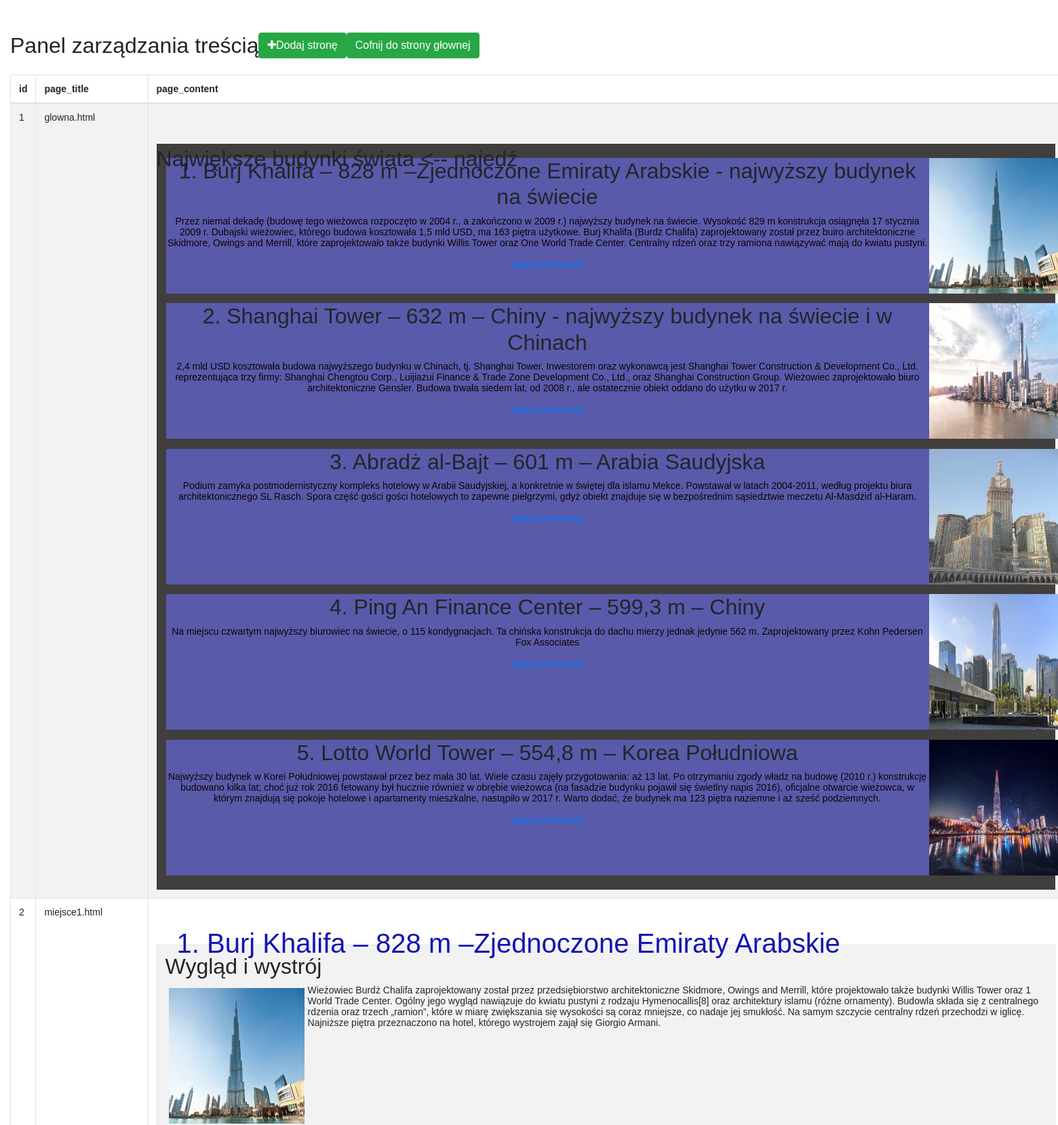
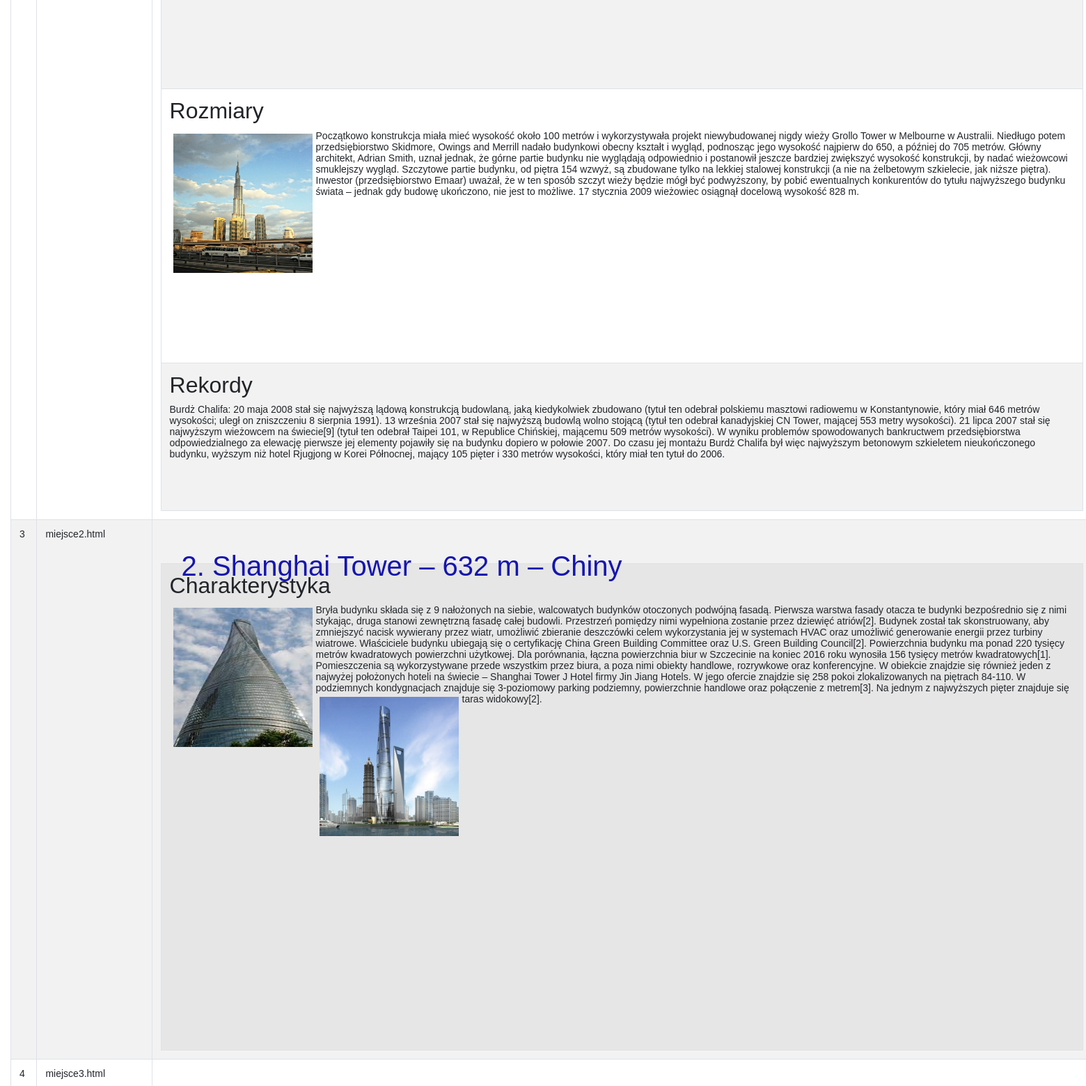
Screenshot of /strona/read_admin.php (signed in, upper part) with the database file from the repository (2 pictures, top to bottom).
### tables this page shows
CREATE TABLE `page_list` (
  `id` int(11) NOT NULL,
  `page_title` varchar(255) NOT NULL,
  `page_content` text NOT NULL,
  `status` int(11) NOT NULL DEFAULT 1,
  `aliad` varchar(20) DEFAULT NULL
);

### strona/read_admin.php (the view, shortened to what this page needs)
<!DOCTYPE html>
<html>
<head>
    <link rel="stylesheet" href="../stronahtml/css/styles.css" type="text/css" />
    <link rel="stylesheet" href="https://stackpath.bootstrapcdn.com/bootstrap/4.5.2/css/bootstrap.min.css">
    <link rel="stylesheet" href="https://maxcdn.bootstrapcdn.com/font-awesome/4.7.0/css/font-awesome.min.css">
</head>
<body>
    <div class="wrapper">
        <div class="container-fluid">
            <div class="row">
                <div class="col-md-12">
                    <div class="mt-5 mb-3 clearfix">
                        <h2 class="pull-left">Panel zarządzania treścią</h2>
                        <a href="add_admin.php" class="btn btn-success pull-left"><i class="fa fa-plus"></i>Dodaj stronę</a>
                        <a href="../stronahtml/index.php" class="btn btn-success pull-left">Cofnij do strony głownej</a>
                    </div>
                    <?php
                    require_once "cfg.php";
                    $sql = "SELECT * FROM page_list";
                    if($result = mysqli_query($link, $sql)){
                        if(mysqli_num_rows($result) > 0){
                            echo '<table class="table table-bordered table-striped">';
                                echo "<thead>";
                                    echo "<tr>";
                                        echo "<th>id</th>";
                                        echo "<th>page_title</th>";
                                        echo "<th>page_content</th>";
                                    echo "</tr>";
                                echo "</thead>";
                                echo "<tbody>";
                                while($row = mysqli_fetch_array($result)){
                                    echo "<tr>";
                                        echo "<td>" . $row['id'] . "</td>";
                                        echo "<td>" . $row['page_title'] . "</td>";
                                        echo "<td>" . $row['page_content'] . "</td>";
                                    echo "</tr>";
                                }
                                echo "</tbody>";
                            echo "</table>";
                        } else{
                            echo '<div class="alert alert-danger"><em>Nie ma żadnych stron</em></div>';
                        }
                    } else{
                        echo "Nie działa";
                    }
                    ?>
                </div>
            </div>
        </div>
    </div>
</body>
</html>

### strona/css/styles.css (style rules this page uses)
h1 { color: rgb(21, 21, 175); position: relative; left: 30px; top: 30px; }
p { color: rgb(10, 5, 5); }
div#container { height: 1100px; width: 1325px; padding: 1em; background-color: rgb(65, 62, 62); display: flex; flex-direction: column; justify-content: space-around; left: 50px; top: 80px; }
div.box { width: 1325px; height: 200px; background-color: rgb(90, 90, 170); text-align: center; }
.wrap { float: left; margin: 5px; }

### strona/read_admin.php (style rules this page uses)
body { font: 14px sans-serif; }

### rows the page displays
page_list: id "1", page_title "glowna.html", page_content "Największe budynki świata <-- najedź 1. Burj Khalifa – 828 m –Zjednoczone Emiraty Arabskie - najwyższy budynek na świecie Przez niemal dekadę (budowę tego wieżowca rozpoczęto w 2004 r., a zakończono w 2009 r.) najwyższy budynek na świecie. Wysokość 829 m konstrukcja osiągnęła 17 stycznia 2009 r. Dubajski wieżowiec, którego budowa kosztowała 1,5 mld USD, ma 163 piętra użytkowe. Burj Khalifa (Burdż Chalifa) zaprojektowany został przez buiro architektoniczne Skidmore, Owings and Merrill, które zaprojektowało także budynki Willis Tower oraz One World Trade Center. Centralny rdzeń oraz trzy ramiona nawiązywać mają do kwiatu pustyni. 2. Shanghai Tower – 632 m – Chiny - najwyższy budynek na…", page_content (picture)
page_list: id "2", page_title "miejsce1.html", page_content "1. Burj Khalifa – 828 m –Zjednoczone Emiraty Arabskie Wygląd i wystrój Wieżowiec Burdż Chalifa zaprojektowany został przez przedsiębiorstwo architektoniczne Skidmore, Owings and Merrill, które projektowało także budynki Willis Tower oraz 1 World Trade Center. Ogólny jego wygląd nawiązuje do kwiatu pustyni z rodzaju Hymenocallis[8] oraz architektury islamu (różne ornamenty). Budowla składa się z centralnego rdzenia oraz trzech „ramion”, które w miarę zwiększania się wysokości są coraz mniejsze, co nadaje jej smukłość. Na samym szczycie centralny rdzeń przechodzi w iglicę. Najniższe piętra przeznaczono na hotel, którego wystrojem zajął się Giorgio Armani. Rozmiary Początkowo konstrukcja miała…", page_content (picture)
page_list: id "3", page_title "miejsce2.html", page_content "2. Shanghai Tower – 632 m – Chiny Charakterystyka Bryła budynku składa się z 9 nałożonych na siebie, walcowatych budynków otoczonych podwójną fasadą. Pierwsza warstwa fasady otacza te budynki bezpośrednio się z nimi stykając, druga stanowi zewnętrzną fasadę całej budowli. Przestrzeń pomiędzy nimi wypełniona zostanie przez dziewięć atriów[2]. Budynek został tak skonstruowany, aby zmniejszyć nacisk wywierany przez wiatr, umożliwić zbieranie deszczówki celem wykorzystania jej w systemach HVAC oraz umożliwić generowanie energii przez turbiny wiatrowe. Właściciele budynku ubiegają się o certyfikację China Green Building Committee oraz U.S. Green Building Council[2]. Powierzchnia budynku ma ponad…", page_content (picture)
page_list: id "4", page_title "miejsce3.html"
